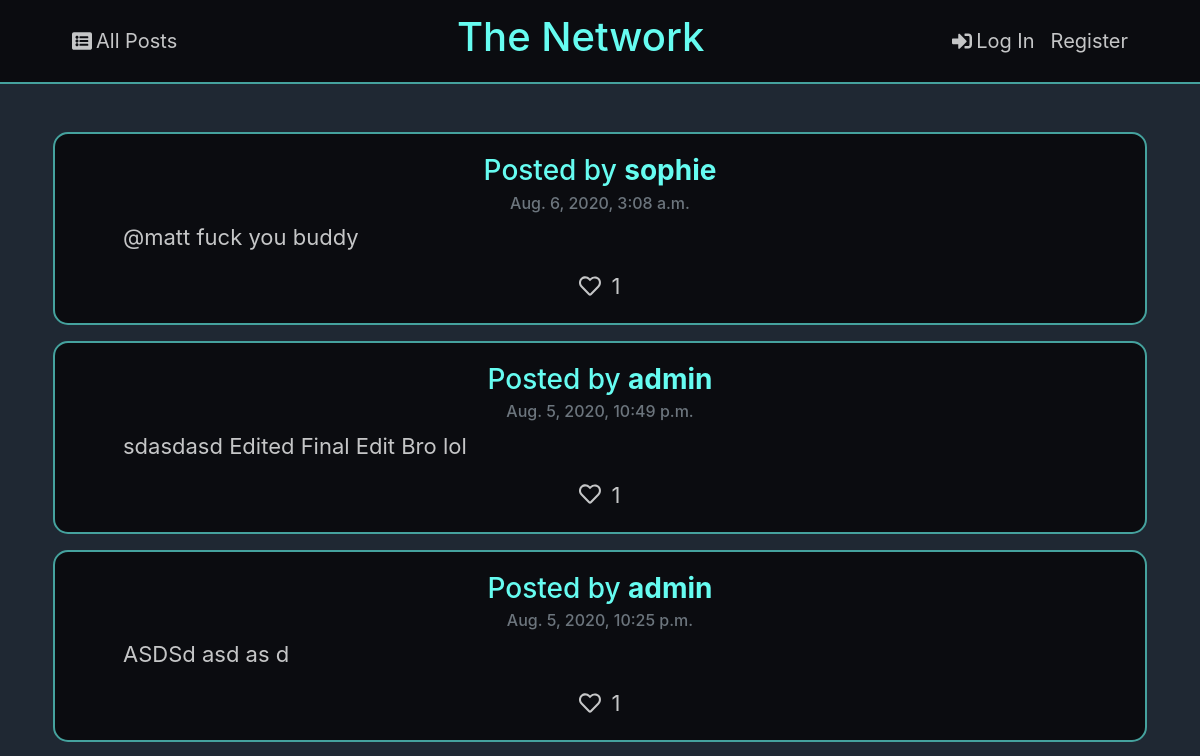
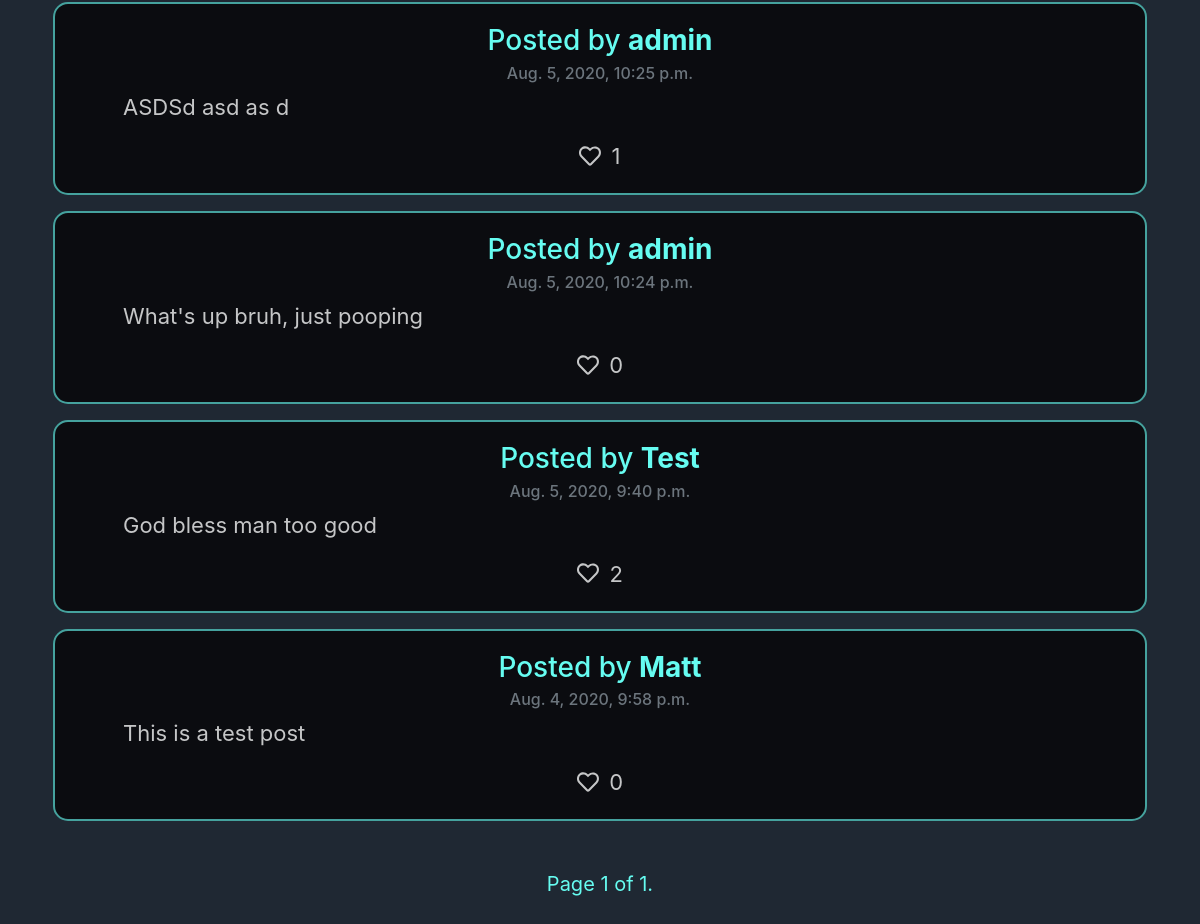
/, run on an earlier commit of the app's database (2 pictures, top to bottom).
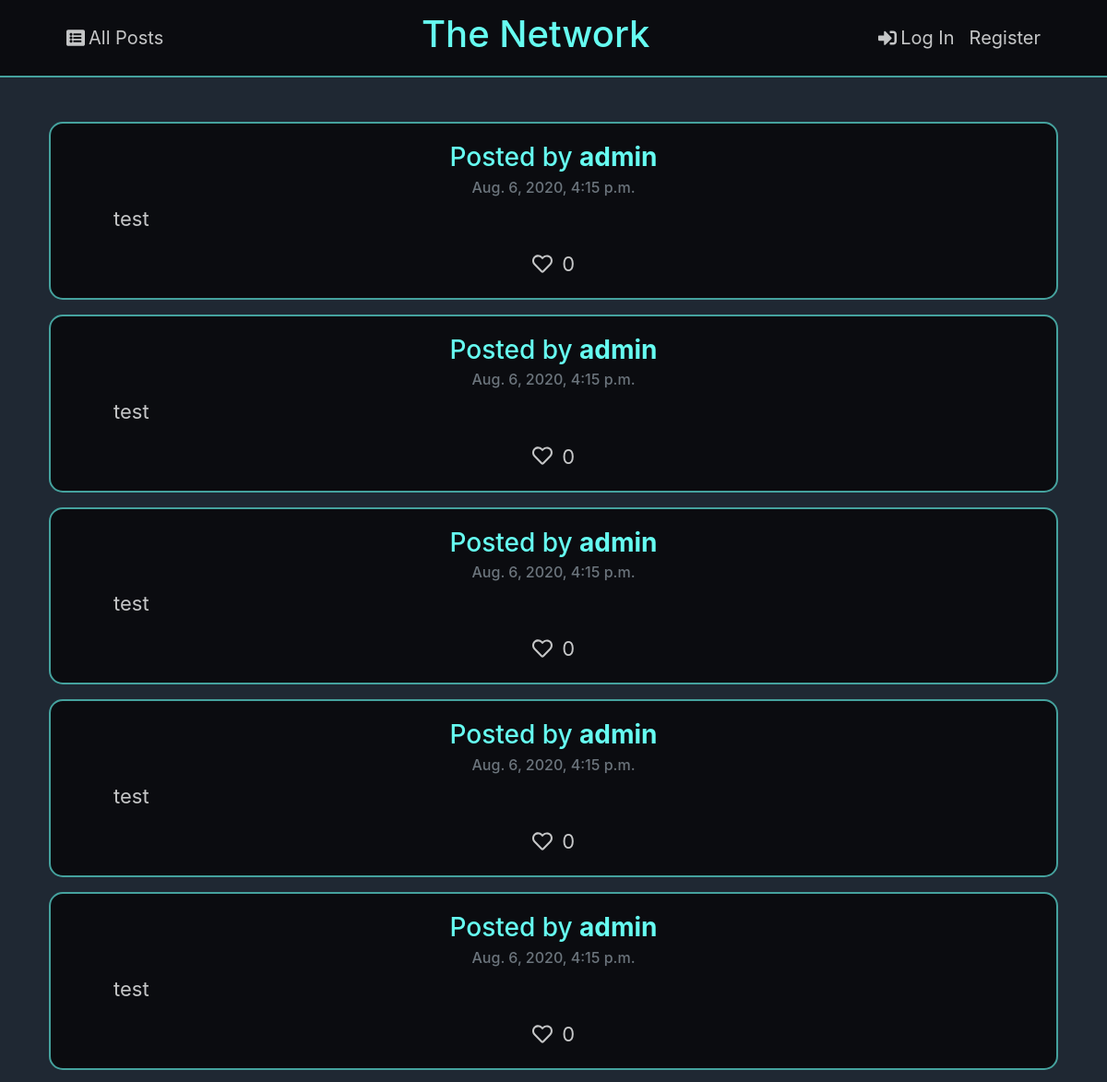
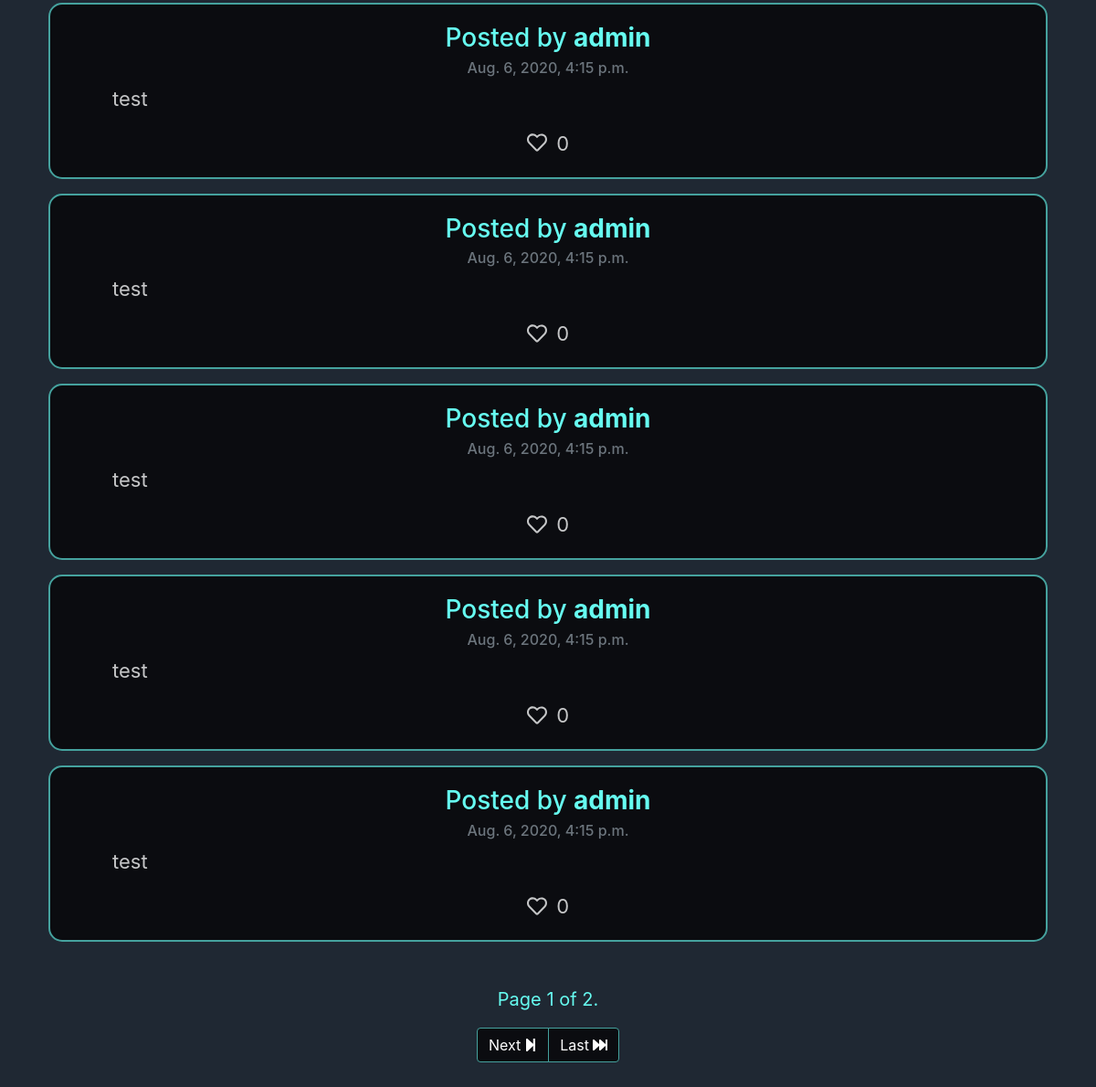
And on a later commit of the database (2 pictures, top to bottom).
### network/models.py (models this page shows, shortened)
class Post(models.Model):
	content = models.CharField(max_length = 1000)
	date = models.DateTimeField(auto_now_add=True)
	username = models.CharField(max_length = 30)
	likes = models.ManyToManyField(User, blank=True)
	id = models.AutoField(primary_key=True)

### network/views.py (the view)
# urls.py: path("", views.index, name="index"),
def index(request):
    posts = Post.objects.all().order_by('-date')
    paginator = Paginator(posts, 10)
    page_number = request.GET.get('page')
    page_obj = paginator.get_page(page_number)
    return render(request, "network/index.html", {"page_obj": page_obj, "current_user": request.user})

### network/templates/network/index.html (shortened to what this page needs)
{% extends "network/layout.html" %}
{% block body %}
    {% for post in page_obj %}
    	<div class="mt-3 mx-2 px-5 card profile-border background-color neutral-color">
			<div style="font-size: 22px" class="card-body">
				<h3 class="card-title text-center light-accent">Posted by <a class="light-accent" href="users/{{post.username}}"><strong> {{ post.username }}</strong></a></h3>
				<h6 class="mb-2 card-subtitle text-center text-muted"> {{post.date}} </h6>
				<div class="content-box">
					<p> {{post.content}} </p>
				</div>
				<div class="mt-2 text-center">
					{% if user.is_authenticated %}
						{% if user in post.likes.all %}
							<a onclick="unlike(this)"><i class="light-accent fas fa-heart mr-1"></i></a>
						{% else %}
							<a onclick="like(this)"><i class="neutral-link far fa-heart mr-1"></i></a>
						{% endif %}
					{% else %}
						<a onclick="login_message(this)"><i class="neutral-link far fa-heart mr-1"></i></a>
					{% endif %}
					<span> {{post.likes.count}} </span>
				</div>
			</div>
		</div>
    {% empty %}
    	<h3 class="text-center light-accent"> There are currently no posts </h3>
    {% endfor %}
	<nav class="light-accent mt-5 text-center" aria-label="Page navigation example">
		<p class="" style="font-size: 20px">
	        Page {{ page_obj.number }} of {{ page_obj.paginator.num_pages }}.
	    </p>
		<ul class="d-flex justify-content-center pagination">
			{% if page_obj.has_next %}
				<li class="follow-button page-item">
					<a class="page-link pagination-button" href="?page={{ page_obj.next_page_number }}">Next<i class="ml-1 fas fa-step-forward"></i></a>
				</li>
				<li class="follow-button page-item">
					<a class="page-link pagination-button" href="?page={{ page_obj.paginator.num_pages }}">Last<i class="fas fa-fast-forward ml-1"></i></a>
				</li>
			{% endif %}
		</ul>
	</nav>
{% endblock %}

What changed in the data, as far as the page shows it:
removed Post: username "sophie", date "Aug. 6, 2020, 3:08 a.m.", content "@matt fuck you buddy", likes.count "1"
no longer on this page (row unchanged): Post: username "admin", date "Aug. 5, 2020, 10:49 p.m.", content "sdasdasd Edited Final Edit Bro lol", likes.count "1"
no longer on this page (row unchanged): Post: username "admin", date "Aug. 5, 2020, 10:25 p.m.", content "ASDSd asd as d", likes.count "1"
no longer on this page (row unchanged): Post: username "admin", date "Aug. 5, 2020, 10:25 p.m.", content "ASDSd asd as d", likes.count "1"
no longer on this page (row unchanged): Post: username "admin", date "Aug. 5, 2020, 10:24 p.m.", content "What's up bruh, just pooping", likes.count "0"
no longer on this page (row unchanged): Post: username "Test", date "Aug. 5, 2020, 9:40 p.m.", content "God bless man too good", likes.count "2"
no longer on this page (row unchanged): Post: username "Matt", date "Aug. 4, 2020, 9:58 p.m.", content "This is a test post", likes.count "0"
added Post: username "admin", date "Aug. 6, 2020, 4:15 p.m.", content "test", likes.count "0"
added Post: username "admin", date "Aug. 6, 2020, 4:15 p.m.", content "test", likes.count "0"
added Post: username "admin", date "Aug. 6, 2020, 4:15 p.m.", content "test", likes.count "0"
added Post: username "admin", date "Aug. 6, 2020, 4:15 p.m.", content "test", likes.count "0"
added Post: username "admin", date "Aug. 6, 2020, 4:15 p.m.", content "test", likes.count "0"
added Post: username "admin", date "Aug. 6, 2020, 4:15 p.m.", content "test", likes.count "0"
added Post: username "admin", date "Aug. 6, 2020, 4:15 p.m.", content "test", likes.count "0"
added Post: username "admin", date "Aug. 6, 2020, 4:15 p.m.", content "test", likes.count "0"
added Post: username "admin", date "Aug. 6, 2020, 4:15 p.m.", content "test", likes.count "0"
added Post: username "admin", date "Aug. 6, 2020, 4:15 p.m.", content "test", likes.count "0"
Also different on the page:
{{ page_obj.paginator.num_pages }}: "1" → "2"
text now shown: "Next Last"
